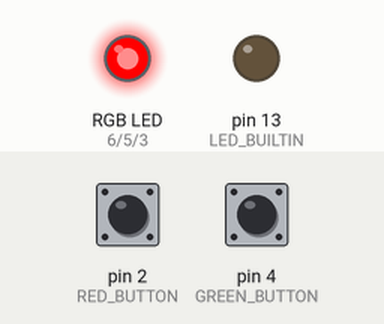
The sketch below on a simulated Arduino Uno, built with avr-gcc and run on an emulated ATmega328P. Shown: an RGB LED mixed from three pins (HIGH = lit), output pins drawn as LEDs (lit = HIGH). Inputs (shaded band) come from the test bench; at power-on: pin 2 (RED_BUTTON) HIGH, pin 4 (GREEN_BUTTON) HIGH. Dim RGB values are drawn brighter than linear.

Above: at 1.2 s.
1.3 s: pin 2 (RED_BUTTON) pulled LOW for 0.15 s
At 1.41 s:
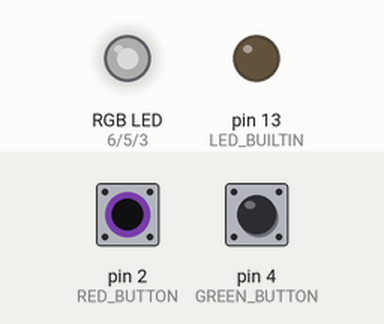
3.0 s: pin 4 (GREEN_BUTTON) pulled LOW for 0.15 s
At 3.5 s:
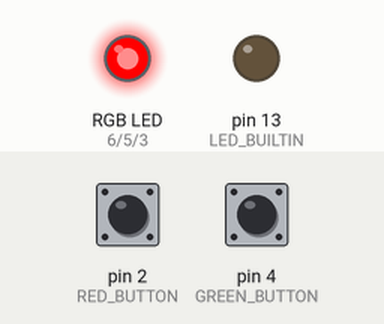
4.6 s: pin 2 (RED_BUTTON) pulled LOW for 1 s
At 5.4 s:
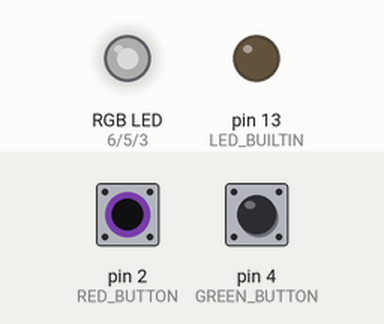
7.1 s: pin 4 (GREEN_BUTTON) pulled LOW for 1 s
At 8.7 s:
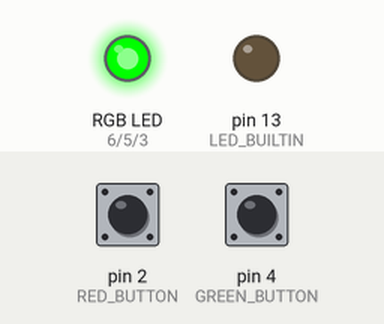
9.6 s: pin 4 (GREEN_BUTTON) pulled LOW for 3.2 s
At 11.0 s:
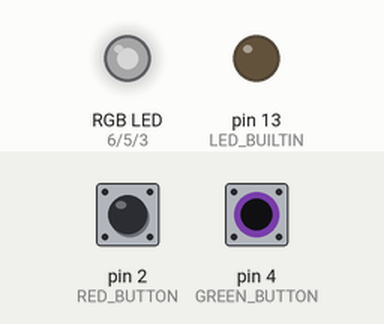
14.3 s: pin 2 (RED_BUTTON) pulled LOW for 0.15 s
At 15.7 s:
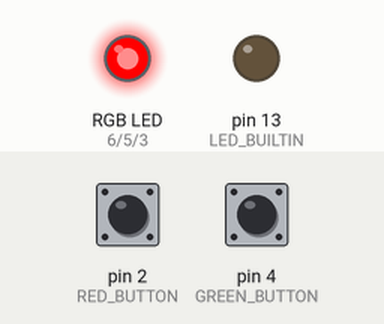
Timing chart, 0 to 17.0 s (numbered marks = the images above; inputs shaded):
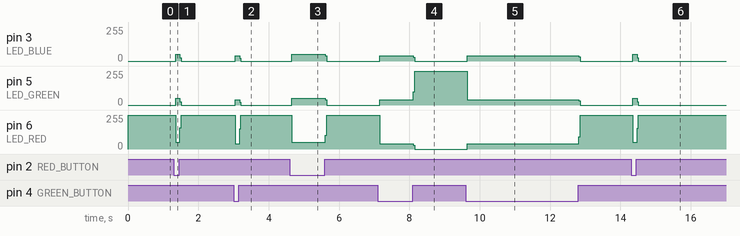

Measured:
- after the input at 1.3 s, pin 3 (LED_BLUE), pin 5 (LED_GREEN): 0/255 → 51/255 after 0.05 s, → 0/255 0.12 s later; pin 6 (LED_RED): 255/255 → 51/255 after 0.05 s, → 255/255 0.12 s later
- after the input at 3.0 s, pin 3 (LED_BLUE), pin 5 (LED_GREEN): 0/255 → 41/255 after 0.05 s, → 0/255 0.12 s later; pin 6 (LED_RED): 255/255 → 41/255 after 0.05 s, → 255/255 0.12 s later
- after the input at 4.6 s, pin 3 (LED_BLUE), pin 5 (LED_GREEN): 0/255 → 51/255 after 0.05 s, → 0/255 0.96 s later; pin 6 (LED_RED): 255/255 → 51/255 after 0.05 s, → 255/255 0.96 s later
- after the input at 7.1 s, pin 3 (LED_BLUE): 0/255 → 41/255 after 0.05 s, → 0/255 0.96 s later; pin 5 (LED_GREEN): 0/255 → 41/255 after 0.05 s, → 255/255 0.96 s later; pin 6 (LED_RED): 255/255 → 41/255 after 0.05 s, → 0/255 0.96 s later
- after the input at 9.6 s, pin 3 (LED_BLUE): 0/255 → 41/255 after 0.05 s, → 0/255 3.2 s later; pin 5 (LED_GREEN): 255/255 → 41/255 after 0.05 s, → 0/255 3.2 s later; pin 6 (LED_RED): 0/255 → 41/255 after 0.05 s, → 255/255 3.2 s later
- after the input at 14.3 s, pin 3 (LED_BLUE), pin 5 (LED_GREEN): 0/255 → 51/255 after 0.05 s, → 0/255 0.12 s later; pin 6 (LED_RED): 255/255 → 51/255 after 0.05 s, → 255/255 0.12 s later

The sketch:

ex01-wrong.ino
```cpp
#define LED_RED 6
#define LED_GREEN 5
#define LED_BLUE 3

#define RED_BUTTON 2
#define GREEN_BUTTON 4

#define DEBOUNCE_PERIOD 10UL

int led[] = {LED_RED, LED_GREEN, LED_BLUE};

void initRGB()
{
    pinMode(LED_BUILTIN, OUTPUT);
    digitalWrite(LED_BUILTIN, LOW);

    pinMode(LED_RED, OUTPUT);
    digitalWrite(LED_RED, HIGH);

    pinMode(LED_GREEN, OUTPUT);
    digitalWrite(LED_GREEN, LOW);

    pinMode(LED_BLUE, OUTPUT);
    digitalWrite(LED_BLUE, LOW);
}

void initButtons()
{
    pinMode(RED_BUTTON, INPUT_PULLUP);
    pinMode(GREEN_BUTTON, INPUT_PULLUP);
}


bool isButtonPressed(int current_reading, int* debounced_button_state, int* previous_reading, unsigned long* last_change_time)
{

    if (*previous_reading != current_reading)
    {
        *last_change_time = millis();
    }

    if (millis() - *last_change_time > DEBOUNCE_PERIOD)
    {
        if (current_reading != *debounced_button_state)
        {
            if (*debounced_button_state == HIGH && current_reading == LOW)
            {
                return true;
            }
            *debounced_button_state = current_reading;
        }
    }

    *previous_reading = current_reading;

    return false;
}

bool isGreenButtonPressed()
{
    static int debounced_button_state = HIGH;
    static int previous_reading = HIGH;
    static unsigned long last_change_time = 0UL;
    return isButtonPressed(digitalRead(GREEN_BUTTON), &debounced_button_state, &previous_reading, &last_change_time);
}

bool isRedButtonPressed()
{
    static int debounced_button_state = HIGH;
    static int previous_reading = HIGH;
    static unsigned long last_change_time = 0UL;
    return isButtonPressed(digitalRead(RED_BUTTON), &debounced_button_state, &previous_reading, &last_change_time);
}

void setup()
{
    initRGB();
    initButtons();
}

int led_index = 0;
void loop()
{
    if (isGreenButtonPressed() || isRedButtonPressed())
    {
        digitalWrite(led[led_index], LOW);
        led_index = ++led_index % 3;
        digitalWrite(led[led_index], HIGH);
    }
}
```
